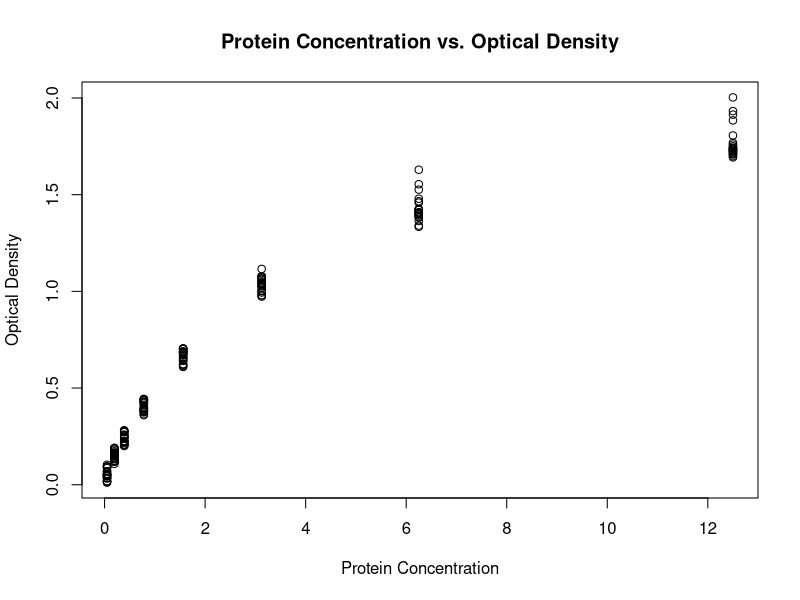

Recreate this plot in R.
## ---- chunk 1
rm(list = ls())  # Removes all objects from the environment.
## ---- chunk 2

(429 + 7) / 28

## ---- chunk 3

cos(0.782)

## ---- chunk 4

log(2.5) + 30

## ---- chunk 5

(27.5) / (16 / 3.6)

## ---- chunk 6

log(3, base = 10)

## ---- chunk 7

(9^2 - 1) / 10 

## ---- chunk 8

exp(3)

## ---- chunk 9

diam_area <- function(d){
  
  r <- d/2
  area <- r^2 * pi
  return(area)
  
}

diam_area(12)

circles <- c(1.2, 2.3, 3.4, 4.5, 5.6, 6.7, 7.8, 8.9, 9, 10.1)

diam_area(circles)

## ---- chunk 10
library(datasets)

DNase <- DNase

plot(DNase$conc, DNase$density, 
     main = "Protein Concentration vs. Optical Density", 
     xlab = "Protein Concentration", 
     ylab = "Optical Density")

## ---- chunk 11

soils <- data.frame(SiteName = c("DGC1", "DGC2", "Ship1", "Ship2", "Alice Holt", "Drayton", "Snowdon"), 
                    LandUse = as.factor(c("P", "M", "M", "P", "W", "P", "P")), 
                    SoilpH = c(5.49, 5.3, 6.33, 5.38, 4.93, 6.54, 6.04), 
                    P = c(1150, 286, 2010, 992, 365, 2010, 531), 
                    S = c(756, 1600, 1810, 575, 404, 1190, 687), 
                    Ca = c(1690, 3390, 10500, 3440, 1650, 35000, 1020), 
                    Se = c(1.98, 2.56, 2.39, 0.457, 0.491, 0.501, 1.4))

## ---- chunk 12

## ---- chunk 13
library(tidyverse)
soils <- soils |>
  arrange(SoilpH)

print(soils)

## ---- chunk 14

mSe <- soils |>
  group_by(LandUse) |>
  summarise(mean.selenium = mean(Se))
  
print(mSe)

## ---- chunk 15

pasture <- soils |>
  filter(LandUse == "P")

print(pasture)

## ---- chunk 16

newsoils <- soils |>
  mutate(P = sqrt(P))

print(newsoils)

## ---- chunk 17
iris <- iris

head(iris)
## ---- chunk 18

iris <- iris |>
  arrange(Sepal.Length)

## ---- chunk 19

iris.sum <- iris |>
  group_by(Species) |>
  summarise(mean.sepal.length = mean(Sepal.Length), 
            mean.sepal.width = mean(Sepal.Width), 
            mean.petal.length = mean(Petal.Length), 
            mean.petal.width = mean(Petal.Width))

## ---- chunk 20

setosa <- iris |>
  filter(Species == "setosa")
  

